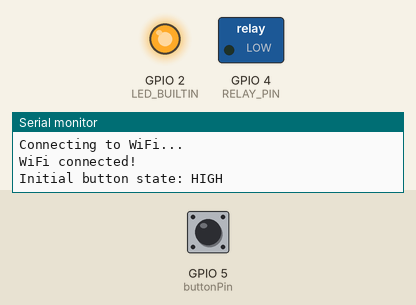
A sketch run on a simulated ESP8266 (NodeMCU). Shown: switched loads named in the sketch (green lamp = pin HIGH), output pins drawn as LEDs (lit = HIGH, except the on-board LED, lit = LOW), the last lines printed to the serial monitor. Inputs (shaded band) come from the test bench; at power-on: GPIO 5 (buttonPin) HIGH. WiFi joins after 1.5 s; servers stay silent unless stated; uploads are accepted with an empty reply.

Above: at 2.7 s.
2.8 s: GPIO 5 (buttonPin) pulled LOW for 0.15 s
At 4.3 s:
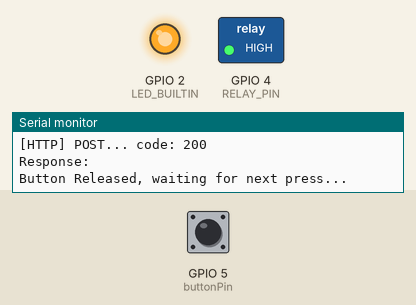
Timing chart, 0 to 5.8 s (numbered marks = the images above; inputs shaded):
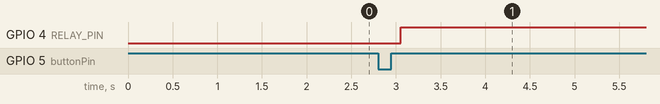

Measured:
- after the input at 2.8 s, GPIO 4 (RELAY_PIN): LOW → HIGH after 0.25 s

The sketch:

red_box_server.ino
```cpp
//working basic version
#include <ESP8266HTTPClient.h>
#include <ESP8266WiFi.h>
#include <ESP8266WiFiMulti.h>
#include <WiFiClientSecureBearSSL.h>

ESP8266WiFiMulti WiFiMulti;

const int buttonPin = 5;  // GPIO5 (D1)
const int RELAY_PIN = 4;  // Adjust if necessary
bool buttonReleased = true;  // Track when button was last HIGH

const char wireless_ssid[] = "24-25-UNC-PSK";
const char wireless_pass[] = "DeepSenseOfService";
byte mac[6];

void setup() {
  Serial.begin(115200);
  pinMode(buttonPin, INPUT_PULLUP);  // Use internal pull-up resistor
  pinMode(RELAY_PIN, OUTPUT);
  pinMode(LED_BUILTIN, OUTPUT);

  Serial.println("\nConnecting to WiFi...");
  WiFi.mode(WIFI_STA);
  WiFiMulti.addAP(wireless_ssid, wireless_pass);

  while (WiFiMulti.run() != WL_CONNECTED) {
    Serial.print(".");
    delay(1000);
  }

  Serial.println("\nWiFi connected!");

  // Print the initial button state
  int initialButtonState = digitalRead(buttonPin);
  Serial.print("Initial button state: ");
  Serial.println(initialButtonState == HIGH ? "HIGH" : "LOW");
}

void loop() {
  int buttonState = digitalRead(buttonPin);

  if (buttonState == LOW && buttonReleased) {
    delay(50);  // Debounce delay
    if (digitalRead(buttonPin) == LOW) {  // Confirm still LOW
      Serial.println("Button Pressed - Sending Request");
      buttonReleased = false;

      if (WiFiMulti.run() == WL_CONNECTED) {
        sendHttpRequest();
      } else {
        Serial.println("WiFi not connected.");
      }
    }
  }

  // Wait until button is released before detecting another press
  if (buttonState == HIGH && !buttonReleased) {
    Serial.println("Button Released, waiting for next press...");
    buttonReleased = true;
  }
}

void sendHttpRequest() {
  std::unique_ptr<BearSSL::WiFiClientSecure> client(new BearSSL::WiFiClientSecure);
  client->setInsecure();

  HTTPClient http;
  Serial.println("[HTTP] Sending request...");

  if (http.begin(*client, "https://tmo.chapelthrillescapes.com/api/player/room2/lights")) {
    http.addHeader("Content-Type", "text/plain");
    String payload = "the_truth_is_out_there";
    int httpCode = http.POST(payload);

    if (httpCode > 0) {
      Serial.println("Request sent");
      Serial.printf("[HTTP] POST... code: %d\n", httpCode);

      if (httpCode == HTTP_CODE_OK) {
        String responsePayload = http.getString();
        Serial.printf("Response: %s\n", responsePayload.c_str());

        if (responsePayload == "false") {
          Serial.println("Locking");
          digitalWrite(LED_BUILTIN, HIGH);
          digitalWrite(RELAY_PIN, LOW);
        } else {
          digitalWrite(LED_BUILTIN, LOW);
          digitalWrite(RELAY_PIN, HIGH);
        }
      }
    } else {
      Serial.printf("[HTTP] POST failed, error: %s\n", http.errorToString(httpCode).c_str());
    }

    http.end();
  } else {
    Serial.println("[HTTP] Unable to connect");
  }
}
```
